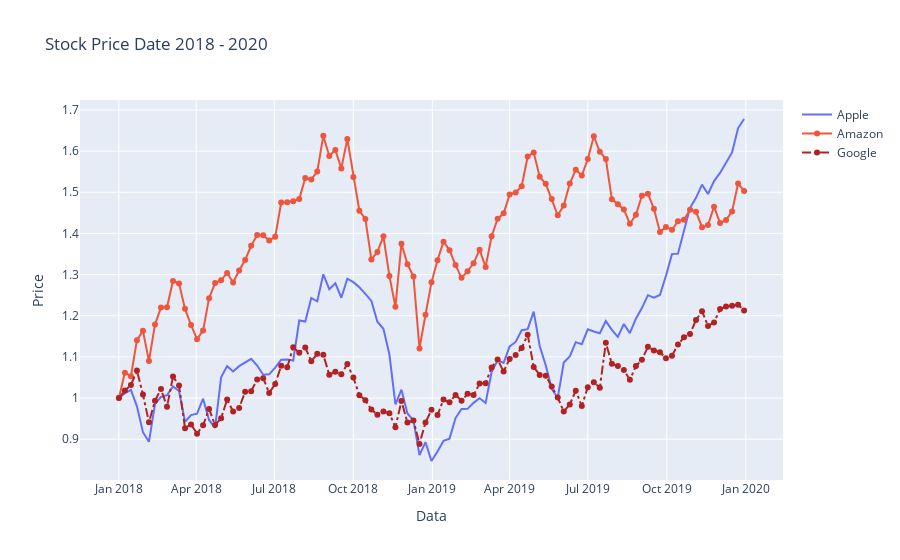

Notebook code for this chart:
### Code cell
# Line plot with adding traces
#create the figure object
fig = go.Figure()
# add required column
fig.add_trace(go.Scatter(x=df_stocks.date,y = df_stocks.AAPL,mode ='lines',name = 'Apple'))
fig.add_trace(go.Scatter(x=df_stocks.date,y = df_stocks.AMZN,mode ='lines+markers',name = 'Amazon'))
fig.add_trace(go.Scatter(x=df_stocks.date,y = df_stocks.GOOG,mode ='lines+markers',name = 'Google',
                         line=dict(color='firebrick',width =2,dash = 'dashdot')))
# add the title & axis label
fig.update_layout(title = 'Stock Price Date 2018 - 2020',xaxis_title='Data',yaxis_title ='Price')
